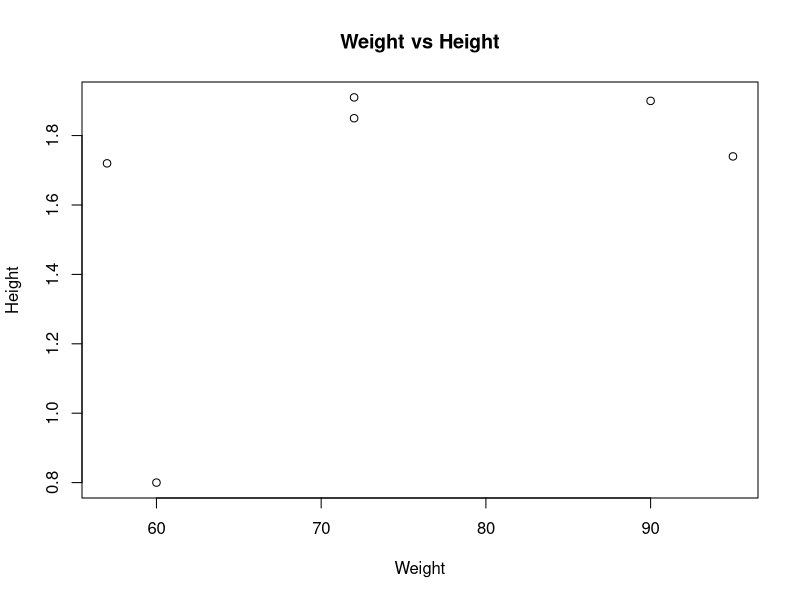
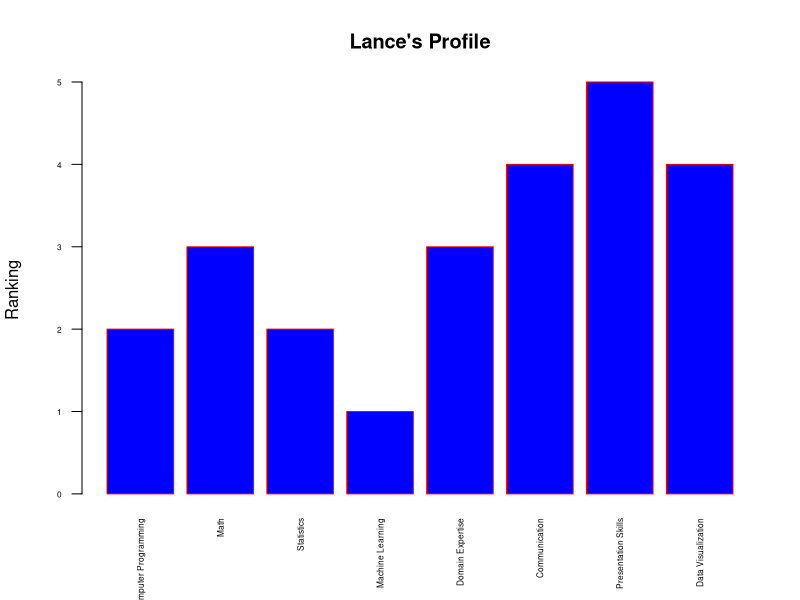

The R source for these figures, in order:
# 1a The log of a positive number.
log(5)

# 1b What is the default base for the log function? 10
# Calculate the log of your previous number with a different base.
# Defautl base is 10
log2(5)

#1c The log of a negative number. (explain the answer)
log(-5)

#1d The square-root of a positive number.
sqrt(5)

# 2a Create a vector of 15 standard normal random variables. Calculate its mean and
# SD (Standard Deviation).
x = rnorm(15)
x
mean(x)
sd(x)

# 2b Change the mean to 10 and the SD to 2 and recalculate the vector of 
# 15 random normal variables. Calculate its mean and SD.
# SDs specified in the function?
x = rnorm(15, mean = 10, sd = 2)
x
mean(x)
sd(x)

#2c. Why are the means and SD not exactly the same as the means and SD specified in the function?
# because they are reandom generated sets

#3c. a. The weights of 6 individuals in kg are 60, 72, 57, 90, 95, 72.
#    b. Their heights (in m) are 1.80, 1.85, 1.72, 1.90, 1.74, 1.91.
#    c. Enter these vectors into R.

mydata <- data.frame("Weight" = c(60, 72, 57, 90, 95, 72), "Height" = c(.80, 1.85, 1.72, 1.90, 1.74, 1.91))
mydata

#3d. Create a scatter plot of the data above and interpret it

#Assign the data from the data above to the scatter plot
input <- mydata[,c("Weight","Height")]
print(head(input))

#File name
png(file = "scatterplot.png")

# Plot the chart
plot(x = input$"Weight",y = input$"Height",
     xlab = "Weight",
     ylab = "Height",
     main = "Weight vs Height"
)

# Save the file.
dev.off()

#3e. Calculate the BMI for each individual

mydata$"BMI" <- (mydata$"Weight" / (mydata$"Height" * mydata$"Height"))
mydata

#3f. Calculate the Mean for each individual weight

meanwt <- mean(mydata$Weight)
meanwt

#3g. Subtract the mean from each value of weight.
mydata$"Mean-WT" <- (mydata$"Weight" - meanwt)
mydata

#3h. Sum the result of Mean-WT
sum(mydata$`Mean-WT`)

#4. My data science profile
Lance <- data.frame("Categories" = c("Computer Programming", "Math", "Statistics", 
                                     "Machine Learning", "Domain Expertise", 
                                     "Communication", "Presentation Skills", "Data Visualization"), 
                    "Rank" = c(2,3,2,1,3,4,5,4))

Lance

#4. The bar chart

#File name
png(file ="barchart.png")

barplot(Lance$Rank,names.arg=Lance$Categories,ylab="Ranking",col="blue",
        main="Lance's Profile",border="red", las=2, cex.axis = .50, cex.names = .50)

# Save the file.
dev.off()
